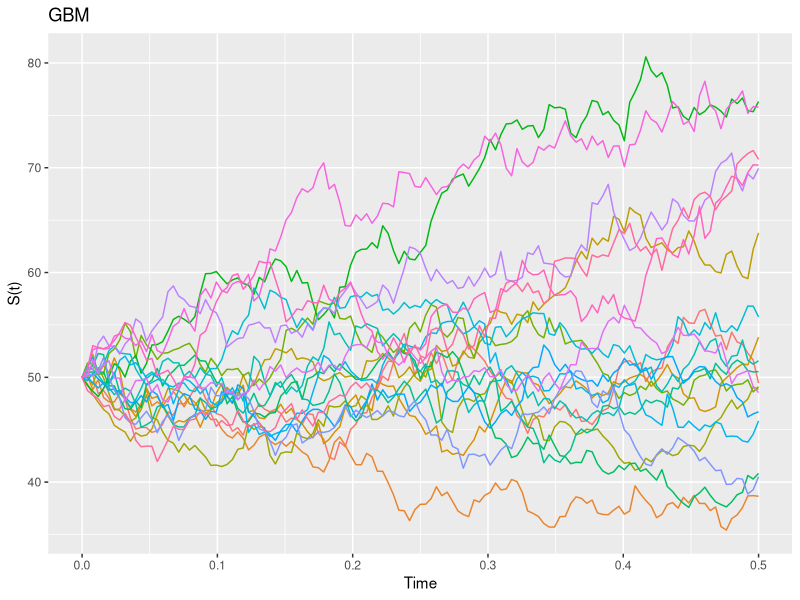
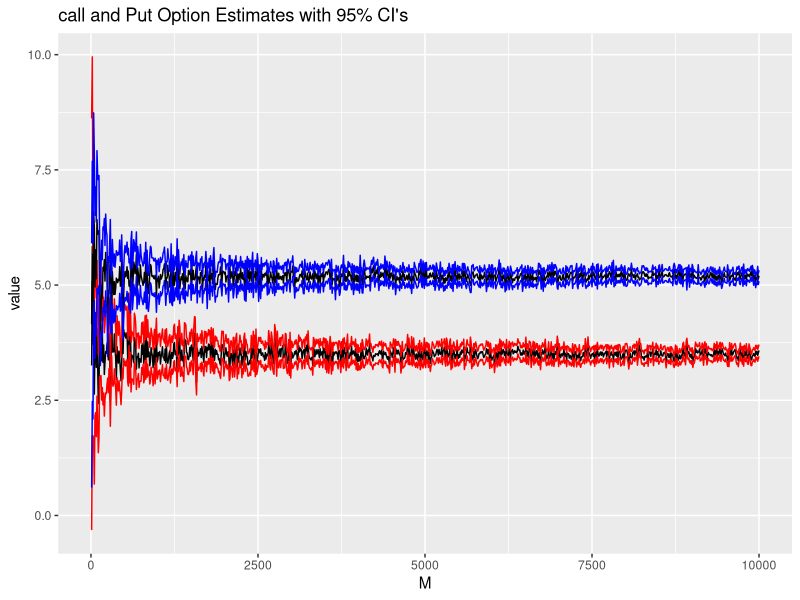
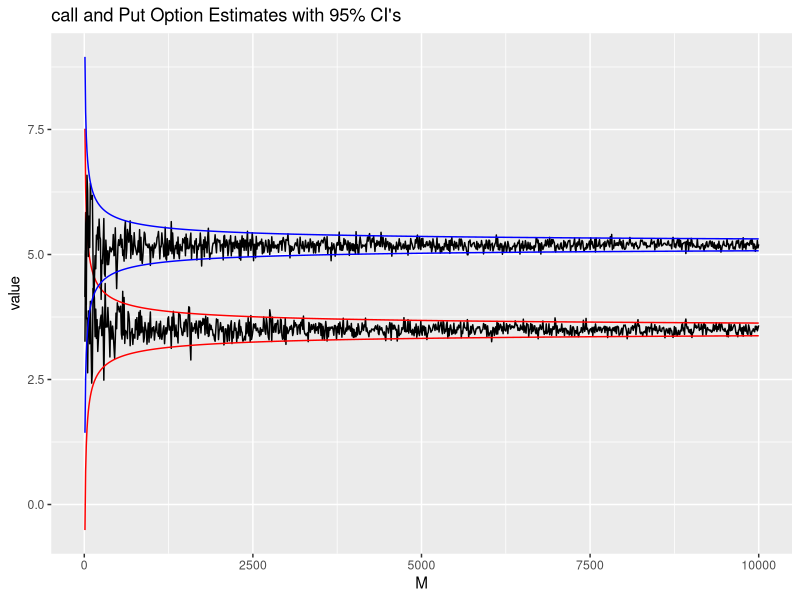

Reproduce these figures in R, in order.
rm(list=ls())

# Step 1: computing N Geometric Brownian Motion paths

# Step 2 & 3: using Monte Carlo simulation to price a European option (Step 2: Call, Step 3: Put): current price of $50, a strike price of $53, volatility of 30% and a risk free rate of 5%  

# Step 4: Using Monte Carlo simulation to price an Asian Option: current price of $40, strike price K of $40, time to maturity of 12 months, volatility of 40% and assume the risk free rate of 10%

# Step 5: Using Monte Carlo simulation to price Barrier Options:
  # a) Option 1: Down-and-out put barrier option on a stock with S0 = 50, K = 52, r = 0.1, T = 5/12, sigma = 0.4, and a barrier of 40
  # b) Option 2: Up-and-out call barrier option on a stock with S0 = 50, K = 52, r = 0.1, T = 5/12, sigma = 0.4, and a barrier of 60
  # c) Option 3: Down-and-in-put barrier option with S0 = $50, K = $52, sigma = 0.4, T = 5/12, r = 0.1, and a barrier of $46
# ---------------------------------
# Step 1:
library("ggplot2")
library("reshape")
myGBM <- function(M,N,S0,r,t,sigma){
  dt <- t/N
  # Return a vector if only terminal prices are needed:
  if (N == 1){
    paths <- S0*exp((r-0.5*sigma*sigma)*dt+
                      sigma*sqrt(dt)*rnorm(M))
  }
  else{
    paths <- matrix(NA,ncol=(N+1),nrow=M) 
    for (i in 1:N){
      paths[,1] <- S0
      paths[,i+1] <- paths[,i]* 
        exp((r-0.5*sigma*sigma)*dt+
              sigma*sqrt(dt)*rnorm(M))
    }
  }
  return(paths)
}

# Test the function:
S0 <- 50
r <- 0.05
t <- 1/2
N <- 126
M <- 10000
sigma <- 0.3
paths <- myGBM(M,N,S0,r,t,sigma)

time <- as.matrix(seq(0,t,length=N+1),ncol=1)
S <- t(paths)
df <- as.data.frame(cbind(time,S))

# Plot some paths:
mP <- 20 #limit the number of paths being plotted
Anames <- rep("",mP)
for (i in 1:mP){
  Anames[i] <- paste("A",i,sep="")
}
names(df) <- c("time", Anames)

# This creates a new data frame with columns x, variable and value
# x is the id, variable holds each of our timeseries designation
df.melted <- melt(df[,c(1:mP)], id = "time")

p <- ggplot(data = df.melted, aes(x = time, y = value, color = variable)) +
  geom_line()  + guides(fill=FALSE, color=FALSE)

p <- p + labs(x = "Time", y ="S(t)",title="GBM")
print(p)

# ---------------------------------
# Step 2 and 3:
# Compute call and puts together:
mcOpts <- function(S0,K,r,t,sigma,M,N=1,alpha=0.95){
  dt <- t
  z <- qnorm((1+alpha)/2)
  paths <- myGBM(M,N=1,S0,r,t,sigma)
  hc <- function(S){
    hc <- pmax(S-K,0)
  }
  hp <- function(S){
    hp <- pmax(K-S,0)
  }
  c0 <- exp(-r*t)*hc(paths)
  p0 <- exp(-r*t)*hp(paths)
  c <- mean(c0)
  p <- mean(p0)
  sdc <- sd(c0)
  sdp <- sd(p0)
  cCI <- c(c - sdc/sqrt(M)*z,c + sdc/sqrt(M)*z)
  pCI <- c(p - sdp/sqrt(M)*z,p + sdp/sqrt(M)*z)
  results <- list("c"=c,"p"=p,"cCI"=cCI,"pCI"=pCI)
  return(results)
}

S0 <- 50
K <- 53
sigma <- 0.30
t <- 0.5
r <- 0.05
N <- 1
M <- 10000

soln45 <- mcOpts(S0,K,r,t,sigma,M,N=1,alpha=0.95)

# Check Black-Scholes:
myBLS <- function(S0,K,r,t,sigma,print=1){
  opts <- c(2)
  d1 <- (log(S0/K) + (r + sigma^2/2)*t) / (sigma*sqrt(t))
  d2 <- d1 - sigma*sqrt(t)
  opts[1] <- S0 * pnorm(d1) - K*exp(-r*t)*pnorm(d2)
  opts[2] <- -S0*pnorm(-d1) + K*exp(-r*t)*pnorm(-d2)
  if (print == 1){
    message(sprintf("The price of the call option is $%5.4f",opts[1]))
    message(sprintf("The price of the put option is $%5.4f",opts[2]))
  }
  return(opts)
}
opts<-myBLS(S0,K,r,t,sigma,print=1)

# Run the expriment to see how SE's converge:
dat <- as.data.frame(matrix(NA,nrow=100,ncol=7))
M <- seq(10,10000,length=1000)
for (i in 1:length(M)){
  tmp <- mcOpts(S0,K,r,t,sigma,M[i],N=1,alpha=0.95)
  dat[i,] <- c(M[i],tmp$c,tmp$cCI,tmp$p,tmp$pCI)
}

mynames <- c("M","c","cLO","cHI","p","pLO","pHI")
names(dat) <- mynames

p <- ggplot(dat, aes(x=M,y = value, color = variable)) + 
  geom_line(aes(y=c, col="c"),color="black") + 
  geom_line(aes(y=cLO, col="cLO"),color="red") + 
  geom_line(aes(y=cHI, col="cHI"),color="red") + 
  
  geom_line(aes(y=p, col="p"),color="black") + 
  geom_line(aes(y=pLO, col="pLO"),color="blue") + 
  geom_line(aes(y=pHI, col="pHI"),color="blue") + 
  
  ggtitle("call and Put Option Estimates with 95% CI's")
print(p)

# Note that the CI's are changeing with the estimates.
# It is better to plot the "true CI's:
# We'll average across a huge sample to get the "true" CI's:
alpha <- 0.95
dat2 <- as.data.frame(matrix(NA,nrow=100,ncol=2))
M <- 1e6
for (i in 1:100){
  tmp <- mcOpts(S0,K,r,t,sigma,M,N=1,alpha=0.95)
  dat2[i,1] <- (tmp$cCI[2] - tmp$c)*sqrt(M)/qnorm((1+alpha)/2)
  dat2[i,2] <- (tmp$pCI[2] - tmp$p)*sqrt(M)/qnorm((1+alpha)/2)
}
sdc <- mean(dat2[,1])
sdp <- mean(dat2[,2])

dat$cLOt <- opts[1] - qnorm((1+alpha)/2)*sdc/sqrt(dat$M)
dat$cHIt <- opts[1] + qnorm((1+alpha)/2)*sdc/sqrt(dat$M)
dat$pLOt <- opts[2] - qnorm((1+alpha)/2)*sdp/sqrt(dat$M)
dat$pHIt <- opts[2] + qnorm((1+alpha)/2)*sdp/sqrt(dat$M)

mynames <- c("M","c","cLO","cHI","p","pLO","pHI",
             "cLOt","cHIt","pLOt","pHIt")
names(dat) <- mynames

p2 <- ggplot(dat, aes(x=M,y = value, color = variable)) + 
  geom_line(aes(y=c, col="c"),color="black") + 
  geom_line(aes(y=cLOt, col="cLOt"),color="red") + 
  geom_line(aes(y=cHIt, col="cHIt"),color="red") + 
  
  geom_line(aes(y=p, col="p"),color="black") + 
  geom_line(aes(y=pLOt, col="pLOt"),color="blue") + 
  geom_line(aes(y=pHIt, col="pHIt"),color="blue") + 
  
  ggtitle("call and Put Option Estimates with 95% CI's")
print(p2)


# ----------------------
# Step 4:
# Asian Option:
S0 <- 40
K <- 40
sigma <- 0.40
r <- 0.1
t <- 1
M <- 10000
N <- 12
paths <- myGBM(M,N,S0,r,t,sigma)

Smean <- rowMeans(paths[,c(2:(N+1))], dims = 1)
a0 <- exp(-r*t)*pmax(Smean - K,0)
a <- mean(a0)
aLO <- a - qnorm((1+alpha)/2)*sd(a0)/sqrt(M)
aHI <- a + qnorm((1+alpha)/2)*sd(a0)/sqrt(M)

message(sprintf("Asian Option: $%5.4f, ($%5.4f, $%5.4f)",a,aLO,aHI))

# Compare to BLS:
myBLS(S0,K,r,t,sigma,print=1)


# ------------------------
# Step 5:
S0 <- 50
K <- 52
r <- 0.1
t <- 5/12
sigma <- 0.4
Sb <- 40
M <- 10000
N <- ceiling(252*5/12)
paths <- myGBM(M,N,S0,r,t,sigma)

# Part a:
h <- function(paths,K){
  Smin <- apply(paths,1,min)
  Smin[Smin <= Sb] <- 0
  Smin[Smin > Sb] <- 1
  St <- paths[,(N+1)]
  h <- pmax(K - St,0)*Smin
}

f0 <- exp(-r*t)*h(paths,K)
dop <- mean(f0)
dop_se <- sd(f0)/sqrt(M)
message(sprintf("Down-and-Out Put: %5.4f (%5.4f)",dop,dop_se))


# Part b:
Sb <- 60
h <- function(paths,K){
  Smax <- apply(paths,1,max)
  Smax[Smax < Sb] <- 1
  Smax[Smax >= Sb] <- 0
  St <- paths[,(N+1)]*Smax
  h <- pmax(St - K,0)
}

f0 <- exp(-r*t)*h(paths,K)
uoc <- mean(f0)
uoc_se <- sd(f0)/sqrt(M)
message(sprintf("Up-and-Out Call: %5.4f (%5.4f)",uoc,uoc_se))

# Part c:
Sb <- 40
h <- function(paths,K){
  Smin <- apply(paths,1,min)
  Smin[Smin <= Sb] <- 1
  Smin[Smin > Sb] <- 0
  St <- paths[,(N+1)]
  h <- pmax(K - St,0)*Smin
}

f0 <- exp(-r*t)*h(paths,K)
dip <- mean(f0)
dip_se <- sd(f0)/sqrt(M)
message(sprintf("Down-and-in Put: %5.4f (%5.4f)",dip,dip_se))

# Plain put:
h <- function(paths,K){
  St <- paths[,(N+1)]
  h <- pmax(K - St,0)
}

f0 <- exp(-r*t)*h(paths,K)
put <- mean(f0)
put_se <- sd(f0)/sqrt(M)
message(sprintf("Plain Put: %5.4f (%5.4f)",put,put_se))
